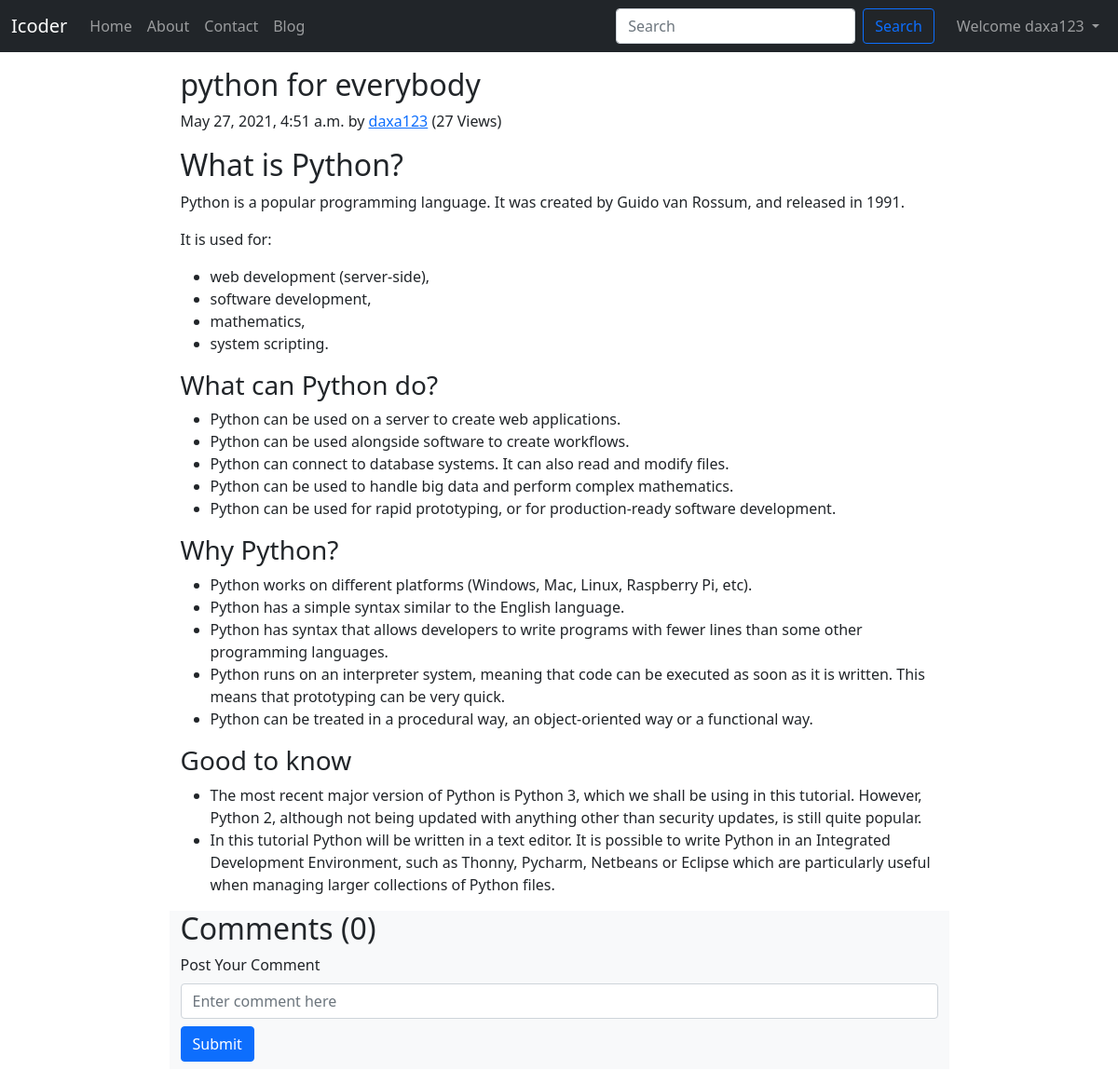
The app's page /blog/python (signed in) with its own data.
### Blog/models.py (models this page shows, shortened)
class Post(models.Model):
    sno = models.AutoField(primary_key=True),
    title = models.CharField(max_length=250)
    content=models.TextField()
    auther= models.CharField(max_length=100)
    slug = models.CharField(max_length=130)
    views = models.IntegerField(default=0)
    timeStamp= models.DateTimeField(blank=True)

### Blog/views.py (the view)
# urls.py: path('<str:slug>', views.blogPost , name='blogPost'),
def blogPost(request, slug):
        post = Post.objects.filter(slug=slug).first()
        post.views = post.views + 1
        post.save()
        comments = BlogComment.objects.filter(post=post, parent=None)
        replies = BlogComment.objects.filter(post=post).exclude(parent=None)
        repDict = {}
        for reply in replies:
            if reply.parent.sno not in repDict.keys():
                repDict[reply.parent.sno] = [reply]
            else:
                repDict[reply.parent.sno].append(reply)
        context = {'post':post, 'comments':comments,'user':request.user,'repDict':repDict}
        return render(request,"Blog/blogPost.html", context)

### templates/Blog/blogPost.html (shortened to what this page needs)
{% extends 'base.html' %}
{% load humanize %}
{% load get_Dict %}
{% block body %}
<div class='container w-100'>
  <article class="container my-3 w-75">
    <h2 class="blog-post-title">{{post.title}}</h2>
    <p class="blog-post-meta">{{post.timeStamp}} by <a href="/about">{{post.auther}}</a>
    <span> ({{post.views}} Views)</span></p>
    <p>{{post.content|safe}}
  </article>
  <div class='container w-75 my-3 bg-light'>
    <h2> Comments ({{comments.count}}) </h2>
    <div class='my-2'>
      {% if user.is_anonymous %}
      <p class=' w-50'><b>Please Login to Post a Comment</b></p>
      {% else %}
      <form action='/blog/postComment' method='POST'>
        <div class="mb-3">
          <label for="comment" class="form-label">Post Your Comment</label>
          <input type='text' name='comment' class="form-control" placeholder='Enter comment here'>
          <button type="submit" class="btn btn-primary my-2">Submit</button>
      </form>
      {% endif %}
    </div>
  </div>
</div>
{% endblock body %}

### templates/base.html (shortened to what this page needs)
<!doctype html>
<html lang="en">
<head>
  <link href="https://cdn.jsdelivr.net/npm/bootstrap@5.0.0-beta3/dist/css/bootstrap.min.css" rel="stylesheet"
>
</head>
<body>
  <nav class="navbar navbar-expand-lg navbar-dark bg-dark">
    <div class="container-fluid">
      <a class="navbar-brand" href="/">Icoder</a>
      <div class="collapse navbar-collapse" id="navbarSupportedContent">
        <ul class="navbar-nav me-auto mb-2 mb-lg-0">
          <li class="nav-item ">
            <a class="nav-link {% block homeactive %} {% endblock homeactive %}" aria-current="page" href="/">Home</a>
          </li>
          <li class="nav-item ">
            <a class="nav-link {% block aboutactive %}{% endblock aboutactive %}" href="/about">About</a>
          </li>
          <li class="nav-item">
            <a class="nav-link {% block contactactive %} {% endblock contactactive %}" href="/contact">Contact</a>
          </li>
          <li class="nav-item">
            <a class="nav-link {% block blogactive %}{% endblock blogactive %}" href="/blog">Blog</a>
          </li>
        </ul>
        <form method="GET" action="/search" class="d-flex mx-3">
          <input class="form-control me-2" type="search" placeholder="Search" aria-label="Search" name='search'
            id='search'>
          <button class="btn btn-outline-primary " type="submit">Search</button>
        </form>
      </div>
      {% if user.is_authenticated %}
      <ul class="navbar-nav me-auto">
        <li class="nav-item dropdown">
          <a class="nav-link dropdown-toggle" href="#" id="navbarDropdown" role="button" data-bs-toggle="dropdown"
            aria-expanded="false">
            Welcome {{request.user}}
          </a>
      </ul>
      {% endif %}
    </div>
  </nav>
  {% block body %}
  {% endblock body %}
</body>
</html>

### records on screen
Post: title "python for everybody", timeStamp "May 27, 2021, 4:51 a.m.", auther "daxa123", views "27", content "What is Python? Python is a popular programming language. It was created by Guido van Rossum, and released in 1991. It is used for: web development (server-side), software development, mathematics, system scripting. What can Python do? Python can be used on a server to create web applications. Python can be used alongside software to create workflows. Python can connect to database systems. It can also read and modify files. Python can be used to handle big data and perform complex mathematics. Python can be used for rapid prototyping, or for production-ready software development. Why Python? Python works on different platforms (Windows, Mac, Linux, Raspberry Pi, etc). Python has a simple…"

### other values on screen
{{ request.user }} "daxa123"
{{ comments.count }} "0"
